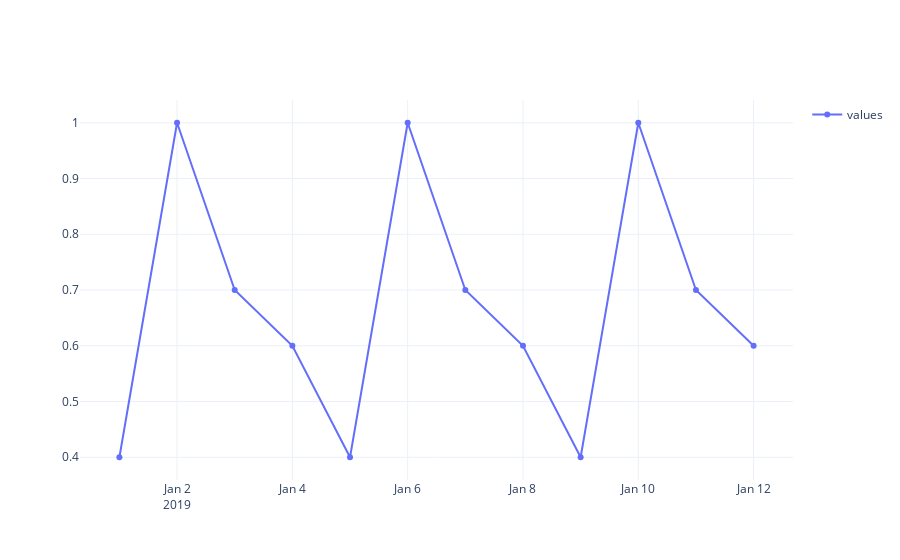
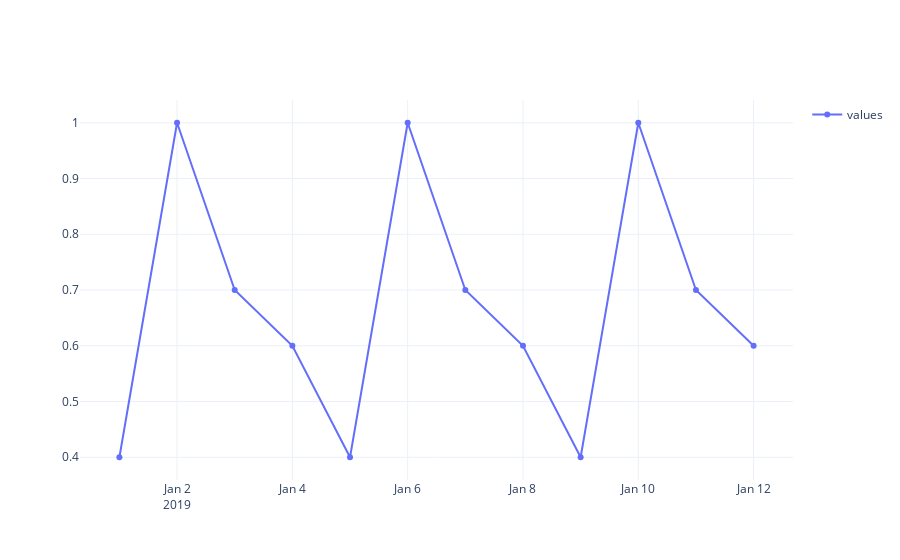

Source (notebook cell) for these figures, in order:
### Markdown cell above
You can visualize it with the `TimeSeries.plot()` function

### Code cell
ts.plot()

### Figure 1 — Plotly figure (JSON) as saved in the notebook; plotly's stock layout.template omitted (floating-point values rounded to 4 significant figures)
{"data": [{"name": "values", "type": "scatter", "x": ["2019-01-01T00:00:00", "2019-01-02T00:00:00", "2019-01-03T00:00:00", "2019-01-04T00:00:00", "2019-01-05T00:00:00", "2019-01-06T00:00:00", "2019-01-07T00:00:00", "2019-01-08T00:00:00", "2019-01-09T00:00:00", "2019-01-10T00:00:00", "2019-01-11T00:00:00", "2019-01-12T00:00:00"], "y": [0.4, 1.0, 0.7, 0.6, 0.4, 1.0, 0.7, 0.6, 0.4, 1.0, 0.7, 0.6]}], "layout": {"showlegend": true}}

### Figure 2 — Plotly figure (JSON) as saved in the notebook; plotly's stock layout.template omitted (floating-point values rounded to 4 significant figures)
{"data": [{"name": "values", "type": "scatter", "x": ["2019-01-01T00:00:00", "2019-01-02T00:00:00", "2019-01-03T00:00:00", "2019-01-04T00:00:00", "2019-01-05T00:00:00", "2019-01-06T00:00:00", "2019-01-07T00:00:00", "2019-01-08T00:00:00", "2019-01-09T00:00:00", "2019-01-10T00:00:00", "2019-01-11T00:00:00", "2019-01-12T00:00:00"], "y": [0.4, 1.0, 0.7, 0.6, 0.4, 1.0, 0.7, 0.6, 0.4, 1.0, 0.7, 0.6]}], "layout": {"showlegend": true}}
